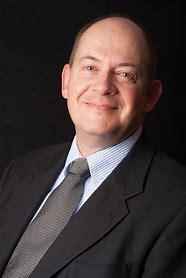
#> input picture data/data/eye/1.jpg, 186 x 278 px
$ python main_testing.py
#> lines starting #> are read from the running program, lines starting #| are printed output that depends on the picture; after the words box and inside, x2 and y2 are one past the last pixel; in counts of white or black regions, pixels touching at a corner belong together
import cv2
import numpy as np
from tkinter import filedialog
filename = filedialog.askopenfilename(title='open')
#> the answer given: data/data/eye/1.jpg
# Load the image
img = cv2.imread(filename)
#> img is the input picture: shape (278, 186, 3); mean B, G, R 55, 55.6, 67

# Convert the image to grayscale
gray = cv2.cvtColor(img, cv2.COLOR_BGR2GRAY)

# Apply Gaussian blur to the image
blur = cv2.GaussianBlur(gray, (5, 5), 0)

# Apply Canny edge detection to the image
edges = cv2.Canny(blur, 50, 150, apertureSize=3)
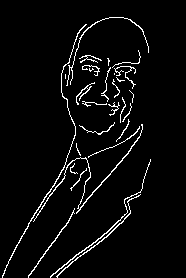
#> edges: shape (278, 186); 4.1% white in thin lines or dots, all inside (x1, y1, x2, y2) = (2, 17, 151, 278)

# Find contours in the image
contours, hierarchy = cv2.findContours(edges, cv2.RETR_EXTERNAL, cv2.CHAIN_APPROX_SIMPLE)
#> contours = 29 contours, 22 with area under 20; largest, box (x1, y1, x2, y2) and area: (33, 124, 143, 222) 101, (2, 24, 87, 278) 78, (50, 159, 151, 278) 66, (56, 194, 141, 278) 64, (28, 208, 75, 278) 44, (66, 17, 149, 86) 32, (76, 82, 95, 105) 24

# Filter the contours based on their shape and size
eye_contours = []
for cnt in contours:
    area = cv2.contourArea(cnt)
    perimeter = cv2.arcLength(cnt, True)
    if area > 50 and perimeter > 150:
        approx = cv2.approxPolyDP(cnt, 0.01 * perimeter, True)
        if len(approx) == 4:
            eye_contours.append(cnt)
#> this loop made 29 passes
#> (area, perimeter) on passes 1, 2, 5, 8, 16, 28, 29: (44, 178.9), (63.5, 259.9), (66, 349.6), (101, 538.5), (24, 112.4), (78.5, 601.7), (32.5, 354.1)
#> after the loop, eye_contours = []

# Apply Hough transform to detect circles in the eye-like shapes
circles = []
for cnt in eye_contours:
    (x, y), radius = cv2.minEnclosingCircle(cnt)
    center = (int(x), int(y))
    radius = int(radius)
    if radius > 10 and radius < 50:
        circles.append((center, radius))
#> this loop made 0 passes
#> after the loop, circles = []

# Draw the detected circles on the original image
for center, radius in circles:
    cv2.circle(img, center, radius, (0, 255, 0), 2)

# Display the image with detected circles
cv2.imshow('Image with Circles Detected', img)
cv2.waitKey(0)
cv2.destroyAllWindows()

import cv2
import numpy as np

# Convert the image to HSV color space
hsv = cv2.cvtColor(img, cv2.COLOR_BGR2HSV)
#> hsv: shape (278, 186, 3); mean H, S, V 114.6, 48.7, 68.1

# Define color ranges for different eye colors in HSV color space
color_ranges = {
    'blue': [(100, 50, 50), (130, 255, 255)],
    'black': [(30, 50, 50), (80, 255, 255)],
    'brown': [(0, 50, 50), (30, 255, 255)]
}

# Threshold the image based on the defined color ranges
eye_color = None
for color, (lower, upper) in color_ranges.items():
    mask = cv2.inRange(hsv, np.array(lower), np.array(upper))
    count = cv2.countNonZero(mask)
    if count > 0:
        eye_color = color
        break
#> this loop made 1 pass
#> count on pass 1: 267

# Display the detected eye color
if eye_color:
    print("The detected eye color is: ", eye_color)
else:
    print("No eye color detected.")


##hair colour

import cv2
import numpy as np
from tkinter import filedialog
#filename = filedialog.askopenfilename(title='open')
# Load the image
img = cv2.imread(filename)

# Convert the image to grayscale
gray = cv2.cvtColor(img, cv2.COLOR_BGR2GRAY)

# Apply a median blur to remove noise
gray = cv2.medianBlur(gray, 5)

# Detect edges using the Canny edge detector
edges = cv2.Canny(gray, 50, 150)
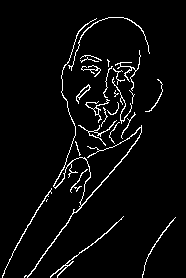
#> edges: shape (278, 186); 4.2% white in thin lines or dots, all inside (x1, y1, x2, y2) = (2, 17, 176, 278)

# Perform morphological operations to close gaps in the edges
kernel = cv2.getStructuringElement(cv2.MORPH_RECT, (5,5))
#> kernel = [[1, 1, 1, 1, 1], [1, 1, 1, 1, 1], [1, 1, 1, 1, 1], [1, 1, 1, 1, 1], [1, 1, 1, 1, 1]]
closed = cv2.morphologyEx(edges, cv2.MORPH_CLOSE, kernel)
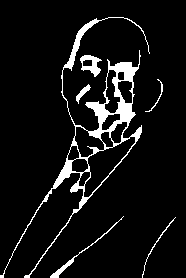
#> closed: shape (278, 186); 7.4% white; 6 white regions

# Find contours in the closed image
contours, hierarchy = cv2.findContours(closed, cv2.RETR_EXTERNAL, cv2.CHAIN_APPROX_SIMPLE)
#> contours = 6 contours; box (x1, y1, x2, y2) and area: (0, 17, 150, 278) 5618, (80, 55, 102, 77) 256, (50, 216, 124, 278) 134, (76, 84, 91, 104) 74, (142, 217, 176, 278) 25, (145, 79, 163, 112) 22

# Find the contour with the largest area (assumed to be the hair)
max_area = 0
max_contour = None
for contour in contours:
    area = cv2.contourArea(contour)
    if area > max_area:
        max_area = area
        max_contour = contour
#> this loop made 6 passes
#> (area, max_area) on passes 1, 2, 5, 6: (25, 25), (134, 134), (255.5, 255.5), (5618, 5618)
#> area on passes 3 to 4: 74, 21.5
#> after the loop, max_area = 5618; max_contour = contour of 646 points, box (x1, y1, x2, y2) (0, 17, 150, 278), area 5618

# Create a mask of the hair region
mask = np.zeros_like(gray)
cv2.drawContours(mask, [max_contour], 0, (255, 255, 255), -1)
#> mask: shape (278, 186); 12.1% white; 1 white region, box (x1, y1, x2, y2) and area: (0, 17, 150, 278) 6232

# Apply the mask to the original image to extract the hair region
hair = cv2.bitwise_and(img, img, mask=mask)

# Display the hair region
cv2.imshow('Hair Region', hair)
cv2.imwrite('hair.jpg', hair)
cv2.waitKey(0)
cv2.destroyAllWindows()


import cv2
import numpy as np
from collections import Counter

# Load the image
img = cv2.imread('hair.jpg')

# Convert the image to HSV color space
hsv = cv2.cvtColor(img, cv2.COLOR_BGR2HSV)
#> hsv: shape (278, 186, 3); mean H, S, V 13.6, 37.8, 19.9

# Define the color ranges for hair color detection
color_ranges = {'blackbrown': [(0, 0, 0), (180, 255, 63)],
                'brown': [(0, 40, 20), (180, 255, 255)],
                'blonde': [(20, 40, 20), (40, 255, 255)],
                'black': [(170, 40, 20), (180, 255, 255)]}

# Create an empty list to store the hair colors detected
hair_colors = []

# Loop over each color range and detect hair pixels
for color, (lower_bound, upper_bound) in color_ranges.items():
    # Threshold the image using the lower and upper bounds
    mask = cv2.inRange(hsv, np.array(lower_bound), np.array(upper_bound))

    # Apply a median filter to remove noise from the mask
    mask = cv2.medianBlur(mask, 5)

    # Find the contours in the mask
    contours, hierarchy = cv2.findContours(mask, cv2.RETR_TREE, cv2.CHAIN_APPROX_SIMPLE)

    # Loop over each contour and draw a bounding box around it
    for contour in contours:
        (x, y, w, h) = cv2.boundingRect(contour)
        cv2.rectangle(img, (x, y), (x + w, y + h), (0, 255, 0), 2)

        # Get the mean color of the hair region
        hair_color = cv2.mean(img[y:y+h, x:x+w], mask=mask[y:y+h, x:x+w])[:3]
        hair_colors.append(color)

        # Display the hair color name
        cv2.putText(img, color, (x, y - 10), cv2.FONT_HERSHEY_SIMPLEX, 0.5, (0, 255, 0), 2)
#> this loop made 4 passes
#> contours on pass 4: 1 contour, all with area under 20
#> pass 1, `mask = cv2.medianBlur(mask, 5)`:
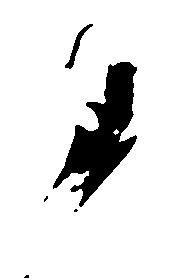
#> mask: shape (278, 186); 89.5% white; 5 black regions (3 under 20 px), largest, box (x1, y1, x2, y2) and area: (53, 62, 137, 207) 5121, (65, 24, 93, 69) 255
#> after the loop:
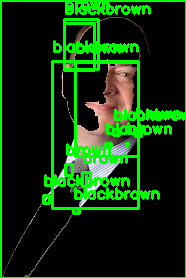
#> img: shape (278, 186, 3); mean B, G, R 10.4, 52.6, 13.6
#> after the loop:
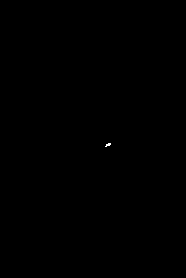
#> mask: shape (278, 186); 0.03% white in thin lines or dots, all inside (x1, y1, x2, y2) = (105, 143, 111, 147)
#> after the loop, hair_colors = ['blackbrown', 'blackbrown', 'blackbrown', 'blackbrown', 'blackbrown', 'blackbrown', 'brown', 'brown', 'brown', 'brown', 'brown', 'brown', 'black']

# Count the hair colors detected and display the dominant hair color
dominant_color = Counter(hair_colors).most_common(1)[0][0]
#> dominant_color = 'blackbrown'
cv2.putText(img, 'Dominant Color: {}'.format(dominant_color), (10, 30), cv2.FONT_HERSHEY_SIMPLEX, 1, (0, 255, 0), 2)
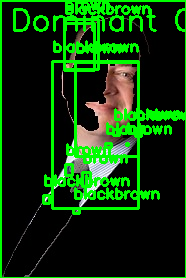
#> img: shape (278, 186, 3); 1.91% of pixels changed, all inside (x1, y1, x2, y2) = (13, 8, 185, 32)
print("hair colour is:", dominant_color)
#| hair colour is: blackbrown
# Display the image with hair color detection and bounding box
cv2.imshow('Hair Color Detection', img)
cv2.waitKey(0)
cv2.destroyAllWindows()

$ run again, on data/data/eye/2.jpg
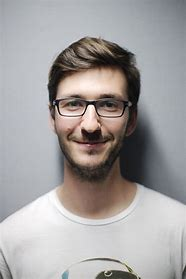
#> input picture data/data/eye/2.jpg, 186 x 279 px
#> img is the input picture: shape (279, 186, 3); mean B, G, R 159.5, 159.7, 163
#> `edges = cv2.Canny(blur, 50, 150, apertureSize=3)`:
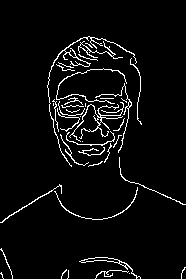
#> edges: shape (279, 186); 4.6% white in thin lines or dots, all inside (x1, y1, x2, y2) = (0, 36, 186, 279)
#> `contours, hierarchy = cv2.findContours(edges, cv2.RETR_EXTERNAL, cv2.C..`: contours = 40 contours, 32 with area under 20; largest, box (x1, y1, x2, y2) and area: (79, 257, 141, 279) 144, (69, 102, 124, 142) 74, (47, 36, 137, 167) 72, (78, 41, 123, 59) 53, (0, 184, 62, 223) 34, (95, 83, 132, 153) 33, (54, 187, 138, 220) 30, (56, 68, 127, 104) 29
#> the loop `for cnt in contours:` made 40 passes
#> (area, perimeter) on passes 7, 9, 10, 26, 32, 33, 39, 40: (143.5, 162.1), (30.5, 236.2), (33.5, 168.9), (73.5, 554.4), (33, 256.2), (29, 335.8), (53, 214.1), (72, 699.8)
#> after the loop `for cnt in contours:`: eye_contours = []
#> the loop `for color, (lower, upper) in color_ranges.items():` made 1 pass
#> count on pass 1: 16
#> kernel = [[1, 1, 1, 1, 1], [1, 1, 1, 1, 1], [1, 1, 1, 1, 1], [1, 1, 1, 1, 1], [1, 1, 1, 1, 1]]
#> closed: shape (279, 186); 9.9% white; 7 white regions
#> `contours, hierarchy = cv2.findContours(closed, cv2.RETR_EXTERNAL, cv2...`: contours = 7 contours, 2 with area under 20; largest, box (x1, y1, x2, y2) and area: (0, 36, 186, 223) 8098, (91, 257, 123, 264) 84, (0, 249, 13, 279) 56, (95, 267, 141, 279) 48, (61, 270, 69, 279) 20
#> the loop `for contour in contours:` made 7 passes
#> (area, max_area) on passes 2, 4, 5, 7: (20.5, 20.5), (48, 48), (83.5, 83.5), (8098.5, 8098.5)
#> after the loop `for contour in contours:`: max_area = 8098.5; max_contour = contour of 617 points, box (x1, y1, x2, y2) (0, 36, 186, 223), area 8098
#> the loop `for color, (lower_bound, upper_bound) in color_ranges.items():` made 4 passes
#> contours on pass 3: 2 contours, all with area under 20
#> after the loop `for color, (lower_bound, upper_bound) in color_ranges.items():`: hair_colors = 33 items, first 6: 'blackbrown', 'blackbrown', 'blackbrown', 'blackbrown', 'blackbrown', 'blackbrown'
#> dominant_color = 'blackbrown'
#> `cv2.putText(img, 'Dominant Color: {}'.format(dominant_color), (10, 30)..`:
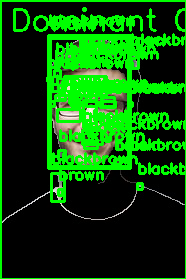
#> img: shape (279, 186, 3); mean B, G, R 6.5, 80.3, 8.2
#| hair colour is: blackbrown

$ run again, on data/data/eye/3.jpg
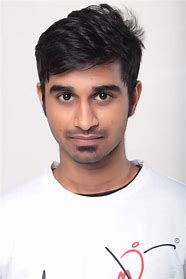
#> input picture data/data/eye/3.jpg, 186 x 279 px
#> img is the input picture: shape (279, 186, 3); mean B, G, R 190.7, 191.4, 202.5
#> `edges = cv2.Canny(blur, 50, 150, apertureSize=3)`:
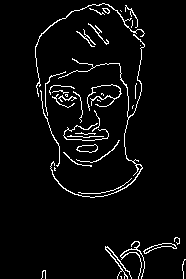
#> edges: shape (279, 186); 4.5% white in thin lines or dots, all inside (x1, y1, x2, y2) = (35, 3, 186, 279)
#> `contours, hierarchy = cv2.findContours(edges, cv2.RETR_EXTERNAL, cv2.C..`: contours = 39 contours, 30 with area under 20; largest, box (x1, y1, x2, y2) and area: (76, 144, 98, 153) 117, (143, 243, 177, 254) 102, (50, 34, 145, 198) 82, (35, 3, 145, 97) 58, (105, 246, 132, 279) 42
#> the loop `for cnt in contours:` made 39 passes
#> (area, perimeter) on passes 4, 5, 6, 11, 27, 31, 33, 36: (41.5, 198.8), (101.5, 77.7), (30, 247.6), (117, 50.97), (34, 267.8), (81.5, 951.7), (24, 95.2), (22.5, 19.9)
#> after the loop `for cnt in contours:`: eye_contours = []
#> the loop `for color, (lower, upper) in color_ranges.items():` made 1 pass
#> count on pass 1: 1
#> kernel = [[1, 1, 1, 1, 1], [1, 1, 1, 1, 1], [1, 1, 1, 1, 1], [1, 1, 1, 1, 1], [1, 1, 1, 1, 1]]
#> closed: shape (279, 186); 7.7% white; 9 white regions (2 under 20 px)
#> `contours, hierarchy = cv2.findContours(closed, cv2.RETR_EXTERNAL, cv2...`: contours = 7 contours, 3 with area under 20; largest, box (x1, y1, x2, y2) and area: (35, 3, 144, 198) 16132, (122, 242, 153, 279) 187, (106, 249, 132, 279) 105, (182, 259, 186, 279) 21
#> the loop `for contour in contours:` made 7 passes
#> (area, max_area) on passes 2, 3, 5, 7: (21, 21), (105, 105), (187, 187), (16132.5, 16132.5)
#> after the loop `for contour in contours:`: max_area = 16132.5; max_contour = contour of 244 points, box (x1, y1, x2, y2) (35, 3, 144, 198), area 16132
#> after the loop `for color, (lower_bound, upper_bound) in color_ranges.items():`: hair_colors = 40 items, first 6: 'blackbrown', 'blackbrown', 'blackbrown', 'blackbrown', 'blackbrown', 'blackbrown'
#> dominant_color = 'black'
#> `cv2.putText(img, 'Dominant Color: {}'.format(dominant_color), (10, 30)..`:
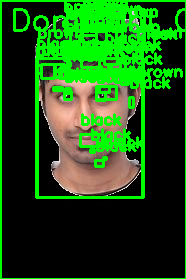
#> img: shape (279, 186, 3); mean B, G, R 17.2, 82.6, 25.8
#| hair colour is: black

$ run again, on data/data/eye/4.jpg
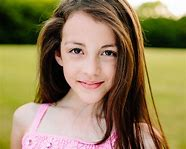
#> input picture data/data/eye/4.jpg, 186 x 149 px
#> img is the input picture: shape (149, 186, 3); mean B, G, R 89, 126.1, 144.6
#> `contours, hierarchy = cv2.findContours(edges, cv2.RETR_EXTERNAL, cv2.C..`: contours = 58 contours, 50 with area under 20; largest, box (x1, y1, x2, y2) and area: (75, 80, 105, 87) 81, (0, 12, 71, 149) 57, (68, 47, 83, 54) 48, (64, 41, 87, 50) 36, (110, 17, 128, 40) 35, (90, 54, 117, 123) 24, (57, 8, 103, 58) 22, (93, 102, 113, 146) 22
#> the loop `for cnt in contours:` made 58 passes
#> (area, perimeter) on passes 17, 22, 27, 34, 35, 43, 46, 50: (21.5, 219.9), (81, 67.46), (23.5, 173.6), (48.5, 38.38), (35.5, 58.04), (35, 73.74), (57, 703.3), (22, 188.5)
#> after the loop `for cnt in contours:`: eye_contours = []
#> the loop `for color, (lower, upper) in color_ranges.items():` made 2 passes
#> count on passes 1 to 2: 0, 2860
#> kernel = [[1, 1, 1, 1, 1], [1, 1, 1, 1, 1], [1, 1, 1, 1, 1], [1, 1, 1, 1, 1], [1, 1, 1, 1, 1]]
#> closed: shape (149, 186); 18.2% white; 5 white regions
#> `contours, hierarchy = cv2.findContours(closed, cv2.RETR_EXTERNAL, cv2...`: contours = 3 contours, 2 with area under 20; largest, box (x1, y1, x2, y2) and area: (0, 0, 186, 149) 9937
#> the loop `for contour in contours:` made 3 passes
#> (area, max_area) on pass 3: (9937, 9937)
#> after the loop `for contour in contours:`: max_area = 9937; max_contour = contour of 509 points, box (x1, y1, x2, y2) (0, 0, 186, 149), area 9937
#> after the loop `for color, (lower_bound, upper_bound) in color_ranges.items():`: hair_colors = 28 items, first 6: 'blackbrown', 'blackbrown', 'blackbrown', 'blackbrown', 'blackbrown', 'blackbrown'
#> dominant_color = 'blonde'
#> `cv2.putText(img, 'Dominant Color: {}'.format(dominant_color), (10, 30)..`:
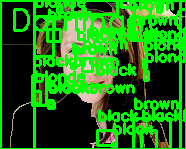
#> img: shape (149, 186, 3); mean B, G, R 16.7, 118.5, 26.1
#| hair colour is: blonde
